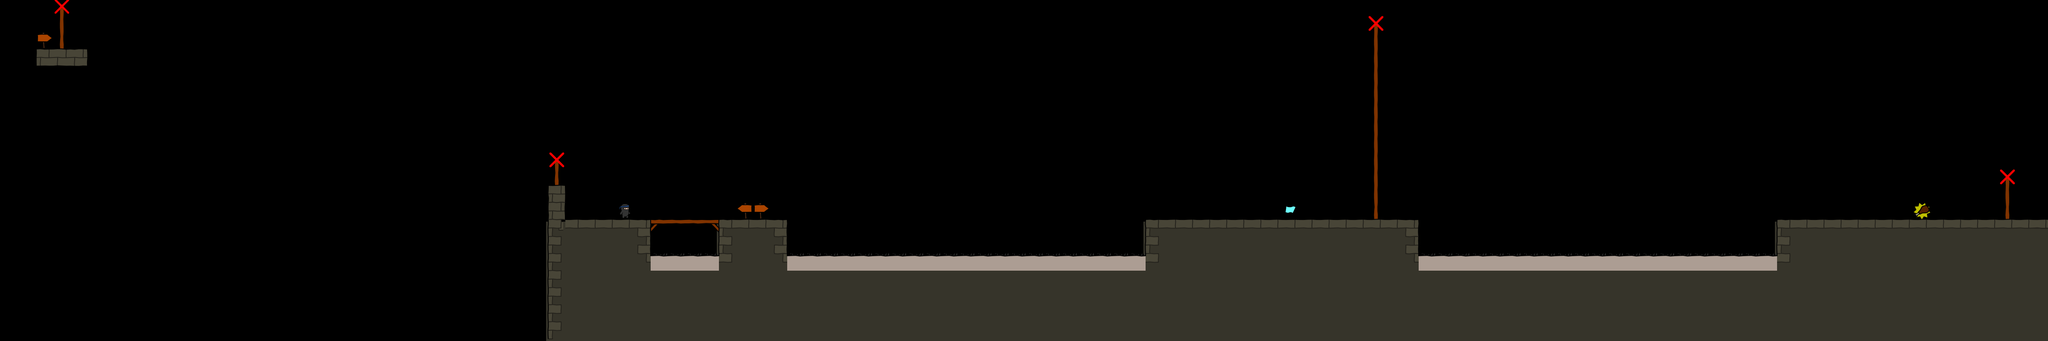

A 2D game scene composited from a Tiled map and its tileset images. What follows is a short description and the map's XML, with each tile layer's data collapsed to a summary:
An orthogonal 120x20 tile map with 40x40 px tiles, 4 tile layers (bg, walls, objects, fg), 3 tilesets.

<map version="1.0" orientation="orthogonal" width="120" height="20" tilewidth="40" tileheight="40">
 <tileset firstgid="1" name="world1" tilewidth="50" tileheight="50">
  <image source="world3.png" width="400" height="400" />
 </tileset>
 <tileset firstgid="65" name="objectpalette" tilewidth="50" tileheight="50">
  <image source="objectpalette.png" width="400" height="500" />
 </tileset>
 <tileset firstgid="145" name="background" tilewidth="40" tileheight="40">
  <image source="background3.png" width="320" height="600" />
 </tileset>
 <layer name="bg" width="120" height="20">
  <data>[2400 cells, 524 non-empty, 3 distinct tile ids]</data>
 </layer>
 <layer name="walls" width="120" height="20">
  <data>[2400 cells, 92 non-empty, 20 distinct tile ids]</data>
 </layer>
 <layer name="objects" width="120" height="20">
  <data>[2400 cells, 53 non-empty, 5 distinct tile ids]</data>
 </layer>
 <layer name="fg" width="120" height="20">
  <data>[2400 cells, 0 non-empty, 0 distinct tile ids]</data>
 </layer>
</map>
